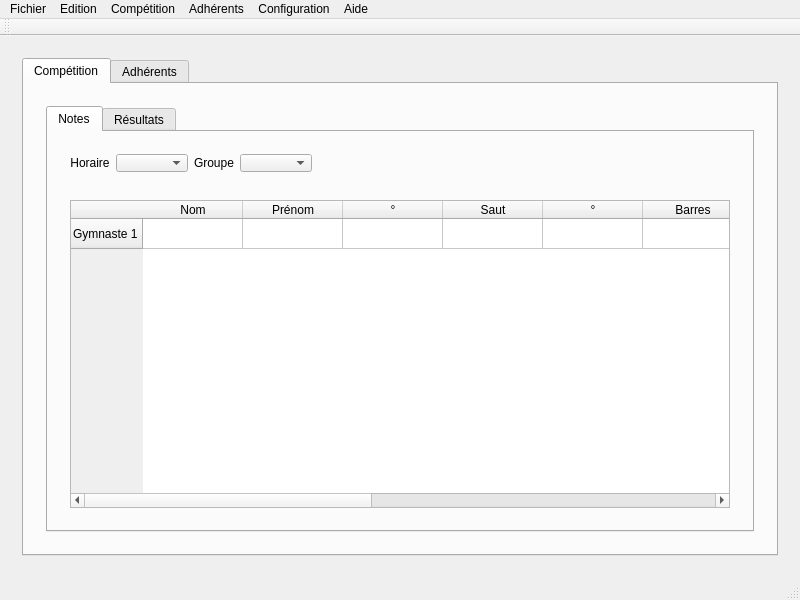
<?xml version="1.0" encoding="UTF-8"?>
<ui version="4.0">
 <class>MainWindow</class>
 <widget class="QMainWindow" name="MainWindow">
  <property name="geometry">
   <rect>
    <x>0</x>
    <y>0</y>
    <width>800</width>
    <height>600</height>
   </rect>
  </property>
  <property name="windowTitle">
   <string>Competinator</string>
  </property>
  <property name="windowIcon">
   <iconset resource="../Resources.qrc">
    <normaloff>:/pictures/pictures/Competinator.png</normaloff>:/pictures/pictures/Competinator.png</iconset>
  </property>
  <widget class="QWidget" name="centralWidget">
   <layout class="QHBoxLayout" name="horizontalLayout">
    <item>
     <widget class="QWidget" name="widget" native="true">
      <layout class="QHBoxLayout" name="horizontalLayout_2">
       <item>
        <widget class="QTabWidget" name="tabWidget">
         <property name="currentIndex">
          <number>0</number>
         </property>
         <widget class="QWidget" name="tab_competition">
          <attribute name="title">
           <string>Compétition</string>
          </attribute>
          <layout class="QHBoxLayout" name="horizontalLayout_3">
           <item>
            <widget class="QWidget" name="widget_2" native="true">
             <layout class="QHBoxLayout" name="horizontalLayout_4">
              <item>
               <widget class="QTabWidget" name="tabWidget_2">
                <property name="currentIndex">
                 <number>0</number>
                </property>
                <widget class="QWidget" name="tab">
                 <attribute name="title">
                  <string>Notes</string>
                 </attribute>
                 <layout class="QVBoxLayout" name="verticalLayout">
                  <item>
                   <widget class="QWidget" name="widget_3" native="true">
                    <property name="maximumSize">
                     <size>
                      <width>16777215</width>
                      <height>40</height>
                     </size>
                    </property>
                    <layout class="QHBoxLayout" name="horizontalLayout_5">
                     <item>
                      <widget class="QLabel" name="label">
                       <property name="text">
                        <string>Horaire</string>
                       </property>
                       <property name="alignment">
                        <set>Qt::AlignCenter</set>
                       </property>
                      </widget>
                     </item>
                     <item>
                      <widget class="QComboBox" name="comboBox"/>
                     </item>
                     <item>
                      <widget class="QLabel" name="label_2">
                       <property name="text">
                        <string>Groupe</string>
                       </property>
                       <property name="alignment">
                        <set>Qt::AlignCenter</set>
                       </property>
                      </widget>
                     </item>
                     <item>
                      <widget class="QComboBox" name="comboBox_2"/>
                     </item>
                     <item>
                      <spacer name="horizontalSpacer">
                       <property name="orientation">
                        <enum>Qt::Horizontal</enum>
                       </property>
                       <property name="sizeHint" stdset="0">
                        <size>
                         <width>40</width>
                         <height>20</height>
                        </size>
                       </property>
                      </spacer>
                     </item>
                    </layout>
                   </widget>
                  </item>
                  <item>
                   <widget class="QWidget" name="widget_4" native="true">
                    <layout class="QHBoxLayout" name="horizontalLayout_6">
                     <item>
                      <widget class="QTableWidget" name="tableWidget">
                       <row>
                        <property name="text">
                         <string>Gymnaste 1</string>
                        </property>
                       </row>
                       <column>
                        <property name="text">
                         <string>Nom</string>
                        </property>
                       </column>
                       <column>
                        <property name="text">
                         <string>Prénom</string>
                        </property>
                       </column>
                       <column>
                        <property name="text">
                         <string>°</string>
                        </property>
                       </column>
                       <column>
                        <property name="text">
                         <string>Saut</string>
                        </property>
                        <property name="icon">
                         <iconset resource="../Resources.qrc">
                          <normaloff>:/pictures/pictures/saut.png</normaloff>:/pictures/pictures/saut.png</iconset>
                        </property>
                       </column>
                       <column>
                        <property name="text">
                         <string>°</string>
                        </property>
                       </column>
                       <column>
                        <property name="text">
                         <string>Barres</string>
                        </property>
                        <property name="icon">
                         <iconset resource="../Resources.qrc">
                          <normaloff>:/pictures/pictures/barres.png</normaloff>:/pictures/pictures/barres.png</iconset>
                        </property>
                       </column>
                       <column>
                        <property name="text">
                         <string>°</string>
                        </property>
                       </column>
                       <column>
                        <property name="text">
                         <string>Poutre</string>
                        </property>
                        <property name="icon">
                         <iconset resource="../Resources.qrc">
                          <normaloff>:/pictures/pictures/poutre.png</normaloff>:/pictures/pictures/poutre.png</iconset>
                        </property>
                       </column>
                       <column>
                        <property name="text">
                         <string>°</string>
                        </property>
                       </column>
                       <column>
                        <property name="text">
                         <string>Sol</string>
                        </property>
                        <property name="icon">
                         <iconset resource="../Resources.qrc">
                          <normaloff>:/pictures/pictures/sol.png</normaloff>:/pictures/pictures/sol.png</iconset>
                        </property>
                       </column>
                       <column>
                        <property name="text">
                         <string>TOTAL</string>
                        </property>
                       </column>
                      </widget>
                     </item>
                    </layout>
                   </widget>
                  </item>
                 </layout>
                </widget>
                <widget class="QWidget" name="tab_2">
                 <attribute name="title">
                  <string>Résultats</string>
                 </attribute>
                </widget>
               </widget>
              </item>
             </layout>
            </widget>
           </item>
          </layout>
         </widget>
         <widget class="QWidget" name="tab_adherent">
          <attribute name="title">
           <string>Adhérents</string>
          </attribute>
         </widget>
        </widget>
       </item>
      </layout>
     </widget>
    </item>
   </layout>
  </widget>
  <widget class="QMenuBar" name="menuBar">
   <property name="geometry">
    <rect>
     <x>0</x>
     <y>0</y>
     <width>800</width>
     <height>22</height>
    </rect>
   </property>
   <widget class="QMenu" name="menuFichier">
    <property name="title">
     <string>Fichier</string>
    </property>
    <addaction name="actionEnregistrer"/>
    <addaction name="actionEnregistrer_sous"/>
   </widget>
   <widget class="QMenu" name="menuEdition">
    <property name="title">
     <string>Edition</string>
    </property>
    <addaction name="actionAnnuler"/>
    <addaction name="actionR_tablir"/>
    <addaction name="separator"/>
    <addaction name="actionCouper"/>
    <addaction name="actionCopier"/>
    <addaction name="actionColler"/>
   </widget>
   <widget class="QMenu" name="menuComp_tition">
    <property name="title">
     <string>Compétition</string>
    </property>
    <addaction name="actionNouveau"/>
    <addaction name="actionOuvrir"/>
    <addaction name="actionOuvrir_r_cent"/>
   </widget>
   <widget class="QMenu" name="menuAdh_rents">
    <property name="title">
     <string>Adhérents</string>
    </property>
    <addaction name="actionNouveau_2"/>
    <addaction name="actionOuvrir_2"/>
    <addaction name="actionOuvrir_r_cent_2"/>
   </widget>
   <widget class="QMenu" name="menuConfiguration">
    <property name="title">
     <string>Configuration</string>
    </property>
    <addaction name="actionGroupe_entrainement"/>
    <addaction name="actionCat_gorie"/>
    <addaction name="actionFichier_d_adh_rents"/>
   </widget>
   <widget class="QMenu" name="menuAide">
    <property name="title">
     <string>Aide</string>
    </property>
    <addaction name="actionAbout"/>
   </widget>
   <addaction name="menuFichier"/>
   <addaction name="menuEdition"/>
   <addaction name="menuComp_tition"/>
   <addaction name="menuAdh_rents"/>
   <addaction name="menuConfiguration"/>
   <addaction name="menuAide"/>
  </widget>
  <widget class="QToolBar" name="mainToolBar">
   <attribute name="toolBarArea">
    <enum>TopToolBarArea</enum>
   </attribute>
   <attribute name="toolBarBreak">
    <bool>false</bool>
   </attribute>
  </widget>
  <widget class="QStatusBar" name="statusBar"/>
  <action name="actionEnregistrer">
   <property name="text">
    <string>Enregistrer</string>
   </property>
  </action>
  <action name="actionEnregistrer_sous">
   <property name="text">
    <string>Enregistrer sous ...</string>
   </property>
  </action>
  <action name="actionAnnuler">
   <property name="text">
    <string>Annuler</string>
   </property>
  </action>
  <action name="actionR_tablir">
   <property name="text">
    <string>Rétablir</string>
   </property>
  </action>
  <action name="actionCouper">
   <property name="text">
    <string>Couper</string>
   </property>
  </action>
  <action name="actionCopier">
   <property name="text">
    <string>Copier</string>
   </property>
  </action>
  <action name="actionColler">
   <property name="text">
    <string>Coller</string>
   </property>
  </action>
  <action name="actionNouveau">
   <property name="text">
    <string>Nouveau</string>
   </property>
  </action>
  <action name="actionOuvrir">
   <property name="text">
    <string>Ouvrir</string>
   </property>
  </action>
  <action name="actionOuvrir_r_cent">
   <property name="text">
    <string>Ouvrir récent ...</string>
   </property>
  </action>
  <action name="actionNouveau_2">
   <property name="text">
    <string>Nouveau</string>
   </property>
  </action>
  <action name="actionOuvrir_2">
   <property name="text">
    <string>Ouvrir</string>
   </property>
  </action>
  <action name="actionOuvrir_r_cent_2">
   <property name="text">
    <string>Ouvrir récent ...</string>
   </property>
  </action>
  <action name="actionGroupe_entrainement">
   <property name="text">
    <string>Groupes d'entrainement</string>
   </property>
  </action>
  <action name="actionCat_gorie">
   <property name="text">
    <string>Catégories</string>
   </property>
  </action>
  <action name="actionFichier_d_adh_rents">
   <property name="text">
    <string>Fichier d'adhérents</string>
   </property>
  </action>
  <action name="actionAbout">
   <property name="text">
    <string>About</string>
   </property>
  </action>
 </widget>
 <layoutdefault spacing="6" margin="11"/>
 <resources>
  <include location="../Resources.qrc"/>
 </resources>
 <connections/>
</ui>
